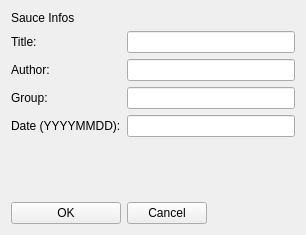
<?xml version="1.0" encoding="UTF-8"?>
<ui version="4.0">
 <class>SauceForm</class>
 <widget class="QWidget" name="SauceForm">
  <property name="geometry">
   <rect>
    <x>0</x>
    <y>0</y>
    <width>306</width>
    <height>235</height>
   </rect>
  </property>
  <property name="windowTitle">
   <string>Form</string>
  </property>
  <layout class="QGridLayout" name="gridLayout_2">
   <item row="0" column="0">
    <widget class="QLabel" name="label_5">
     <property name="text">
      <string>Sauce Infos</string>
     </property>
    </widget>
   </item>
   <item row="1" column="0">
    <layout class="QGridLayout" name="gridLayout">
     <item row="0" column="0">
      <widget class="QLabel" name="label_2">
       <property name="text">
        <string>Title:</string>
       </property>
      </widget>
     </item>
     <item row="2" column="0">
      <widget class="QLabel" name="label">
       <property name="text">
        <string>Author:</string>
       </property>
      </widget>
     </item>
     <item row="4" column="1">
      <widget class="QLineEdit" name="ledate">
       <property name="maxLength">
        <number>8</number>
       </property>
      </widget>
     </item>
     <item row="3" column="0">
      <widget class="QLabel" name="label_3">
       <property name="text">
        <string>Group:</string>
       </property>
      </widget>
     </item>
     <item row="2" column="1">
      <widget class="QLineEdit" name="leauthor">
       <property name="maxLength">
        <number>20</number>
       </property>
      </widget>
     </item>
     <item row="5" column="0">
      <spacer name="verticalSpacer">
       <property name="orientation">
        <enum>Qt::Vertical</enum>
       </property>
       <property name="sizeHint" stdset="0">
        <size>
         <width>20</width>
         <height>40</height>
        </size>
       </property>
      </spacer>
     </item>
     <item row="0" column="1">
      <widget class="QLineEdit" name="letitle">
       <property name="maxLength">
        <number>35</number>
       </property>
      </widget>
     </item>
     <item row="6" column="1">
      <layout class="QHBoxLayout" name="horizontalLayout">
       <item>
        <widget class="QPushButton" name="pbcancel">
         <property name="text">
          <string>Cancel</string>
         </property>
        </widget>
       </item>
       <item>
        <spacer name="horizontalSpacer">
         <property name="orientation">
          <enum>Qt::Horizontal</enum>
         </property>
         <property name="sizeHint" stdset="0">
          <size>
           <width>40</width>
           <height>20</height>
          </size>
         </property>
        </spacer>
       </item>
      </layout>
     </item>
     <item row="6" column="0">
      <widget class="QPushButton" name="pbok">
       <property name="text">
        <string>OK</string>
       </property>
      </widget>
     </item>
     <item row="4" column="0">
      <widget class="QLabel" name="label_4">
       <property name="text">
        <string>Date (YYYYMMDD):</string>
       </property>
      </widget>
     </item>
     <item row="3" column="1">
      <widget class="QLineEdit" name="legroup">
       <property name="maxLength">
        <number>20</number>
       </property>
      </widget>
     </item>
    </layout>
   </item>
  </layout>
 </widget>
 <tabstops>
  <tabstop>letitle</tabstop>
  <tabstop>leauthor</tabstop>
  <tabstop>legroup</tabstop>
  <tabstop>ledate</tabstop>
  <tabstop>pbok</tabstop>
  <tabstop>pbcancel</tabstop>
 </tabstops>
 <resources/>
 <connections>
  <connection>
   <sender>pbok</sender>
   <signal>released()</signal>
   <receiver>SauceForm</receiver>
   <slot>pbokClick()</slot>
   <hints>
    <hint type="sourcelabel">
     <x>49</x>
     <y>211</y>
    </hint>
    <hint type="destinationlabel">
     <x>152</x>
     <y>117</y>
    </hint>
   </hints>
  </connection>
  <connection>
   <sender>pbcancel</sender>
   <signal>released()</signal>
   <receiver>SauceForm</receiver>
   <slot>pbcancelClick()</slot>
   <hints>
    <hint type="sourcelabel">
     <x>136</x>
     <y>211</y>
    </hint>
    <hint type="destinationlabel">
     <x>152</x>
     <y>117</y>
    </hint>
   </hints>
  </connection>
 </connections>
 <slots>
  <slot>pbokClick()</slot>
  <slot>pbcancelClick()</slot>
 </slots>
</ui>
